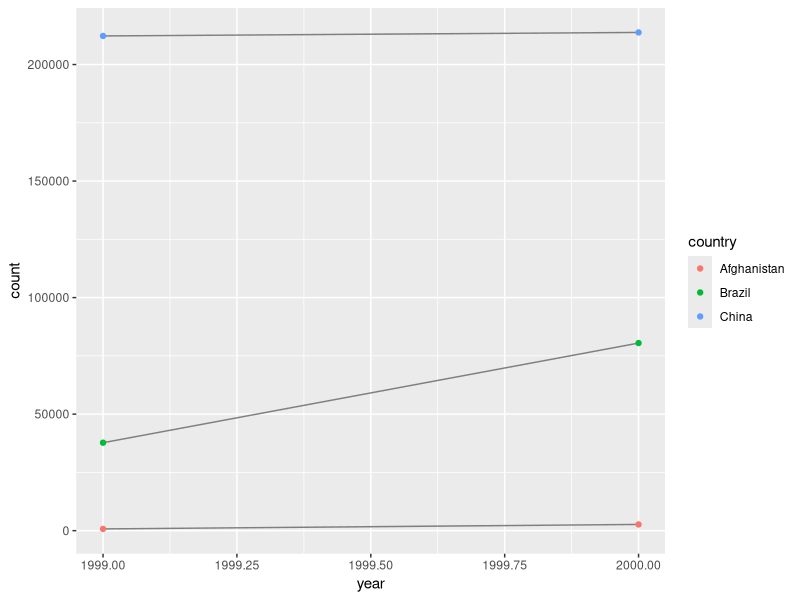

Source code (R):
## ---- chunk 1
knitr::opts_chunk$set(echo = TRUE)
## ---- chunk 2
library(tidyverse)
library(stringr)
## ---- chunk 3
table1 %>% 
  mutate(rate = cases / population * 10000)
## ---- chunk 4
table2 %>% 
  group_by(country, year) %>% 
  summarise(rate = count[type == "cases"] / count[type == "population"] * 10000)
## ---- chunk 5
table3 %>% 
  mutate(
    strings = str_split(rate, "/"), 
    cases = map_int(strings, ~ as.integer(.[1])), 
    population = map_int(strings, ~ as.integer(.[2]))) %>% 
  group_by(country, year) %>% 
  summarise(rate = cases / population * 10000)
## ---- chunk 6
table4a_tidy <- table4a %>% 
  gather(key = year, value = cases, -country)

table4b_tidy <- table4b %>% 
  gather(key = year, value = population, -country)

table4a_tidy %>% 
  left_join(table4b_tidy) %>% 
  group_by(country, year) %>% 
  summarise(rate = cases / population * 10000)
## ---- chunk 7
table2 %>% 
  filter(type == "cases") %>% 
  ggplot(aes(year, count)) + 
    geom_line(aes(group = country), colour = "grey50") + 
    geom_point(aes(colour = country))
## ---- chunk 8
stocks <- tibble(
  year   = c(2015, 2015, 2016, 2016),
  half  = c(   1,    2,     1,    2),
  return = c(1.88, 0.59, 0.92, 0.17)
)
stocks %>% 
  spread(key = year, value = return) %>% 
  gather(key = "year", value = "return", `2015`:`2016`)
## ---- chunk 9
#table4a %>% 
#  gather(1999, 2000, key = "year", value = "cases")
## ---- chunk 10
people <- tribble(
  ~name,             ~key,    ~value,
  #-----------------|--------|------
  "Phillip Woods",   "age",       45,
  "Phillip Woods",   "height",   186,
  "Phillip Woods",   "age",       50,
  "Jessica Cordero", "age",       37,
  "Jessica Cordero", "height",   156
)

people %>% 
  mutate(id = c(1, 1, 2, 3, 3)) %>% 
  spread(key = key, value = value)
## ---- chunk 11
preg <- tribble(
  ~pregnant, ~male, ~female,
  "yes",     NA,    10,
  "no",      20,    12
)

preg %>% 
  gather(key = "sex", value = "number", -pregnant)
## ---- chunk 12
test1 <- tibble(x = c("a,b,c", "d,e,f,g", "h,i,j"))

test1 %>% 
  separate(x, c("one", "two", "three"), extra = "drop")

test1 %>% 
  separate(x, c("one", "two", "three"), extra = "merge")

test2 <- tibble(x = c("a,b,c", "d,e", "f,g,i"))

test2 %>% 
  separate(x, c("one", "two", "three"), fill = "right")

test2 %>% 
  separate(x, c("one", "two", "three"), fill = "left")
## ---- chunk 13
paste0("a", "b", NA, "d")
str_c("a", "b", NA, "d")
## ---- chunk 14
str_c(c("a", "b"), c("c", "d"), "hello", sep = ",") 
str_c(c("a", "b"), c("c", "d"), "hello", collapse = ",")
## ---- chunk 15
test1 <- "hallo"
test2 <- "test"

middle_character <- function(string) {
  middle <- (str_length(string) + 1) / 2
  str_sub(string, start = middle, end = middle)
}

middle_character("hallo")
middle_character("test")
## ---- chunk 16
str_add_and <- function(string_vector) {
  if (length(string_vector) <= 1)
    return(string_vector)
  if (length(string_vector) == 2)
    return(str_c(string_vector, collapse = ", "))
  last_string <- string_vector[length(string_vector)]
  front_string <- string_vector[-length(string_vector)]
  str_c(str_c(front_string, collapse = ", "), last_string, sep = " and ")
}
str_add_and(c("a", "b", "c", "d"))
str_add_and(c("a"))
str_add_and(c("a", "b"))
str_add_and(c())
## ---- chunk 17
str_view('aaaa\"\'\\bbbb', "\\\"\\\'\\\\")
## ---- chunk 18
str_view(".a.b.c", '\\..\\..\\..')
writeLines('\\..\\..\\..')
